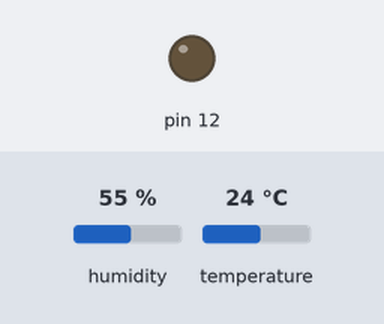
Simulated run of this sketch. Board: Arduino Uno, built with avr-gcc and run on an emulated ATmega328P. Shown: output pins drawn as LEDs (lit = HIGH). Inputs (shaded band) come from the test bench; at power-on: temperature 24 °C, humidity 55 %. What the sketch prints to the serial monitor is not drawn.

Above: at 4.8 s.
4.9 s: temperature set to 27 °C
At 6.6 s:
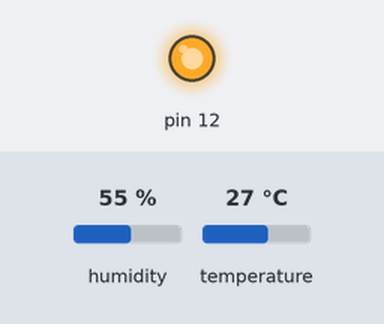
7.9 s: temperature set to 12 °C
At 8.9 s:
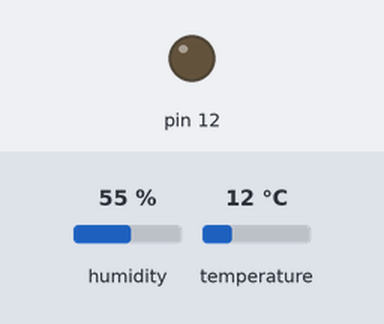
10.9 s: temperature set to 28 °C
At 12.5 s:
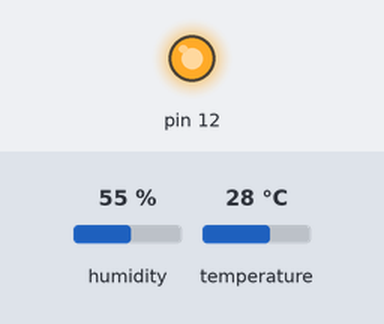
Timing chart, 0 to 14.0 s (numbered marks = the images above; inputs shaded):
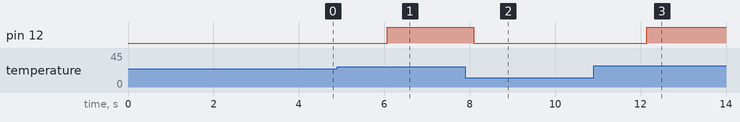

The sketch:

iot_2_2_3.ino
```cpp
#include "DHT.h"
#define DHTPIN 2
#define DHTTYPE DHT11

DHT dht(DHTPIN, DHTTYPE);

void setup() {
  Serial.begin(9600);
  pinMode(12,OUTPUT);

  Serial.println(F("DHTxx test!"));

  dht.begin();
}

void loop() {
  delay(2000);

  float tmp = dht.readTemperature();

  if ( tmp > 25 )  digitalWrite(12,HIGH);
  else             digitalWrite(12,LOW);

}
```

Measured:
- the behaviour switches between 25 and 26 °C on temperature (found by bisection; images 0 and 1)
- after the input at 4.9 s, pin 12: LOW → HIGH after 1.2 s
- after the input at 7.9 s, pin 12: HIGH → LOW after 0.19 s
- after the input at 10.9 s, pin 12: LOW → HIGH after 1.2 s
